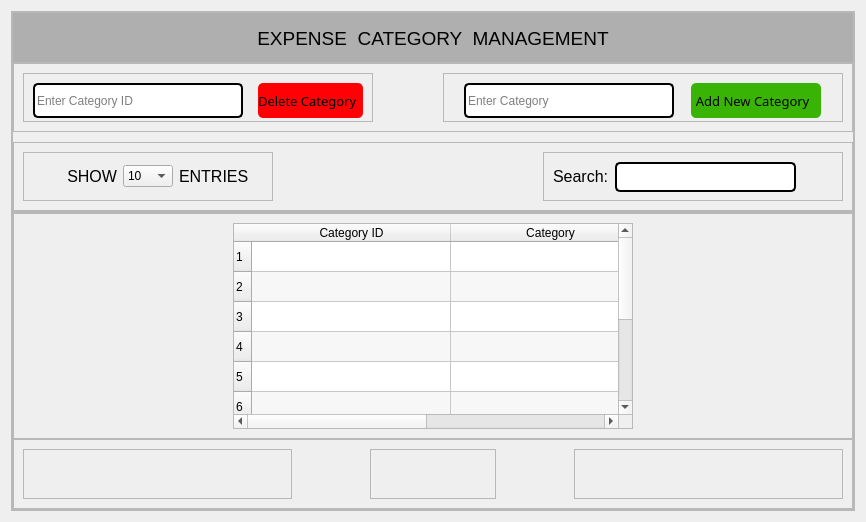
                  <widget class="QWidget" name="pageExpenseCategory">
                   <layout class="QVBoxLayout" name="verticalLayout_75">
                    <item>
                     <widget class="QFrame" name="frame_143">
                      <property name="frameShape">
                       <enum>QFrame::StyledPanel</enum>
                      </property>
                      <property name="frameShadow">
                       <enum>QFrame::Raised</enum>
                      </property>
                      <layout class="QVBoxLayout" name="verticalLayout_71">
                       <property name="spacing">
                        <number>0</number>
                       </property>
                       <property name="leftMargin">
                        <number>0</number>
                       </property>
                       <property name="topMargin">
                        <number>0</number>
                       </property>
                       <property name="rightMargin">
                        <number>0</number>
                       </property>
                       <property name="bottomMargin">
                        <number>0</number>
                       </property>
                       <item>
                        <widget class="QFrame" name="frame_144">
                         <property name="minimumSize">
                          <size>
                           <width>30</width>
                           <height>30</height>
                          </size>
                         </property>
                         <property name="maximumSize">
                          <size>
                           <width>16777215</width>
                           <height>50</height>
                          </size>
                         </property>
                         <property name="frameShape">
                          <enum>QFrame::StyledPanel</enum>
                         </property>
                         <property name="frameShadow">
                          <enum>QFrame::Raised</enum>
                         </property>
                         <layout class="QVBoxLayout" name="verticalLayout_72">
                          <property name="spacing">
                           <number>0</number>
                          </property>
                          <property name="leftMargin">
                           <number>0</number>
                          </property>
                          <property name="topMargin">
                           <number>0</number>
                          </property>
                          <property name="rightMargin">
                           <number>0</number>
                          </property>
                          <property name="bottomMargin">
                           <number>0</number>
                          </property>
                          <item>
                           <widget class="QLabel" name="label_62">
                            <property name="minimumSize">
                             <size>
                              <width>0</width>
                              <height>50</height>
                             </size>
                            </property>
                            <property name="font">
                             <font>
                              <pointsize>14</pointsize>
                             </font>
                            </property>
                            <property name="styleSheet">
                             <string notr="true">background-color: rgb(175, 175, 175);</string>
                            </property>
                            <property name="text">
                             <string>EXPENSE  CATEGORY  MANAGEMENT</string>
                            </property>
                            <property name="alignment">
                             <set>Qt::AlignCenter</set>
                            </property>
                           </widget>
                          </item>
                         </layout>
                        </widget>
                       </item>
                       <item>
                        <widget class="QFrame" name="frame_145">
                         <property name="minimumSize">
                          <size>
                           <width>0</width>
                           <height>100</height>
                          </size>
                         </property>
                         <property name="maximumSize">
                          <size>
                           <width>16777215</width>
                           <height>150</height>
                          </size>
                         </property>
                         <property name="frameShape">
                          <enum>QFrame::StyledPanel</enum>
                         </property>
                         <property name="frameShadow">
                          <enum>QFrame::Raised</enum>
                         </property>
                         <layout class="QVBoxLayout" name="verticalLayout_73">
                          <property name="spacing">
                           <number>10</number>
                          </property>
                          <property name="leftMargin">
                           <number>0</number>
                          </property>
                          <property name="topMargin">
                           <number>0</number>
                          </property>
                          <property name="rightMargin">
                           <number>0</number>
                          </property>
                          <property name="bottomMargin">
                           <number>0</number>
                          </property>
                          <item>
                           <widget class="QFrame" name="frame_146">
                            <property name="frameShape">
                             <enum>QFrame::StyledPanel</enum>
                            </property>
                            <property name="frameShadow">
                             <enum>QFrame::Raised</enum>
                            </property>
                            <layout class="QHBoxLayout" name="horizontalLayout_55">
                             <property name="spacing">
                              <number>70</number>
                             </property>
                             <item>
                              <widget class="QFrame" name="frame_147">
                               <property name="minimumSize">
                                <size>
                                 <width>350</width>
                                 <height>0</height>
                                </size>
                               </property>
                               <property name="frameShape">
                                <enum>QFrame::StyledPanel</enum>
                               </property>
                               <property name="frameShadow">
                                <enum>QFrame::Raised</enum>
                               </property>
                               <layout class="QHBoxLayout" name="horizontalLayout_56">
                                <property name="spacing">
                                 <number>15</number>
                                </property>
                                <item>
                                 <widget class="QLineEdit" name="led_pageExpenseCategory_DeleteCategory">
                                  <property name="minimumSize">
                                   <size>
                                    <width>170</width>
                                    <height>35</height>
                                   </size>
                                  </property>
                                  <property name="maximumSize">
                                   <size>
                                    <width>210</width>
                                    <height>16777215</height>
                                   </size>
                                  </property>
                                  <property name="styleSheet">
                                   <string notr="true">border: 2px solid black;
border-radius: 5px</string>
                                  </property>
                                  <property name="placeholderText">
                                   <string>Enter Category ID</string>
                                  </property>
                                 </widget>
                                </item>
                                <item>
                                 <widget class="QPushButton" name="btn_pageExpenseCategory_DeleteCategory">
                                  <property name="minimumSize">
                                   <size>
                                    <width>100</width>
                                    <height>35</height>
                                   </size>
                                  </property>
                                  <property name="maximumSize">
                                   <size>
                                    <width>120</width>
                                    <height>16777215</height>
                                   </size>
                                  </property>
                                  <property name="font">
                                   <font>
                                    <family>Franklin Gothic Book</family>
                                    <pointsize>10</pointsize>
                                   </font>
                                  </property>
                                  <property name="cursor">
                                   <cursorShape>PointingHandCursor</cursorShape>
                                  </property>
                                  <property name="styleSheet">
                                   <string notr="true">border-radius:5px;
background-color: rgb(255, 0, 4);</string>
                                  </property>
                                  <property name="text">
                                   <string>Delete Category  </string>
                                  </property>
                                  <property name="icon">
                                   <iconset resource="resources.qrc">
                                    <normaloff>:/icons/icons/delete.png</normaloff>:/icons/icons/delete.png</iconset>
                                  </property>
                                 </widget>
                                </item>
                               </layout>
                              </widget>
                             </item>
                             <item>
                              <widget class="QFrame" name="frame_148">
                               <property name="minimumSize">
                                <size>
                                 <width>400</width>
                                 <height>0</height>
                                </size>
                               </property>
                               <property name="frameShape">
                                <enum>QFrame::StyledPanel</enum>
                               </property>
                               <property name="frameShadow">
                                <enum>QFrame::Raised</enum>
                               </property>
                               <layout class="QHBoxLayout" name="horizontalLayout_57">
                                <item>
                                 <widget class="QLineEdit" name="led_pageCategory_AddCategory_2">
                                  <property name="minimumSize">
                                   <size>
                                    <width>170</width>
                                    <height>35</height>
                                   </size>
                                  </property>
                                  <property name="maximumSize">
                                   <size>
                                    <width>210</width>
                                    <height>16777215</height>
                                   </size>
                                  </property>
                                  <property name="styleSheet">
                                   <string notr="true">border: 2px solid black;
border-radius: 5px</string>
                                  </property>
                                  <property name="placeholderText">
                                   <string>Enter Category</string>
                                  </property>
                                 </widget>
                                </item>
                                <item>
                                 <widget class="QPushButton" name="btn_pageCategory_AddCategory_2">
                                  <property name="minimumSize">
                                   <size>
                                    <width>130</width>
                                    <height>35</height>
                                   </size>
                                  </property>
                                  <property name="maximumSize">
                                   <size>
                                    <width>120</width>
                                    <height>16777215</height>
                                   </size>
                                  </property>
                                  <property name="font">
                                   <font>
                                    <family>Franklin Gothic Book</family>
                                    <pointsize>10</pointsize>
                                   </font>
                                  </property>
                                  <property name="cursor">
                                   <cursorShape>PointingHandCursor</cursorShape>
                                  </property>
                                  <property name="styleSheet">
                                   <string notr="true">border-radius:5px;
background-color: rgb(57, 180, 4);</string>
                                  </property>
                                  <property name="text">
                                   <string>Add New Category  </string>
                                  </property>
                                  <property name="icon">
                                   <iconset resource="resources.qrc">
                                    <normaloff>:/icons/icons/add.png</normaloff>:/icons/icons/add.png</iconset>
                                  </property>
                                 </widget>
                                </item>
                               </layout>
                              </widget>
                             </item>
                            </layout>
                           </widget>
                          </item>
                          <item>
                           <widget class="QFrame" name="frame_149">
                            <property name="styleSheet">
                             <string notr="true"/>
                            </property>
                            <property name="frameShape">
                             <enum>QFrame::StyledPanel</enum>
                            </property>
                            <property name="frameShadow">
                             <enum>QFrame::Raised</enum>
                            </property>
                            <layout class="QHBoxLayout" name="horizontalLayout_58">
                             <item>
                              <widget class="QFrame" name="frame_150">
                               <property name="maximumSize">
                                <size>
                                 <width>250</width>
                                 <height>16777215</height>
                                </size>
                               </property>
                               <property name="frameShape">
                                <enum>QFrame::StyledPanel</enum>
                               </property>
                               <property name="frameShadow">
                                <enum>QFrame::Raised</enum>
                               </property>
                               <layout class="QHBoxLayout" name="horizontalLayout_59">
                                <item>
                                 <widget class="QLabel" name="label_63">
                                  <property name="font">
                                   <font>
                                    <pointsize>12</pointsize>
                                   </font>
                                  </property>
                                  <property name="text">
                                   <string>SHOW</string>
                                  </property>
                                  <property name="alignment">
                                   <set>Qt::AlignRight|Qt::AlignTrailing|Qt::AlignVCenter</set>
                                  </property>
                                 </widget>
                                </item>
                                <item>
                                 <widget class="QComboBox" name="combo_pageIncomeManagement_entries_4">
                                  <property name="maximumSize">
                                   <size>
                                    <width>50</width>
                                    <height>16777215</height>
                                   </size>
                                  </property>
                                  <property name="cursor">
                                   <cursorShape>PointingHandCursor</cursorShape>
                                  </property>
                                  <item>
                                   <property name="text">
                                    <string>10</string>
                                   </property>
                                  </item>
                                  <item>
                                   <property name="text">
                                    <string>15</string>
                                   </property>
                                  </item>
                                  <item>
                                   <property name="text">
                                    <string>20</string>
                                   </property>
                                  </item>
                                  <item>
                                   <property name="text">
                                    <string>30</string>
                                   </property>
                                  </item>
                                  <item>
                                   <property name="text">
                                    <string>50</string>
                                   </property>
                                  </item>
                                  <item>
                                   <property name="text">
                                    <string>100</string>
                                   </property>
                                  </item>
                                 </widget>
                                </item>
                                <item>
                                 <widget class="QLabel" name="label_64">
                                  <property name="font">
                                   <font>
                                    <pointsize>12</pointsize>
                                   </font>
                                  </property>
                                  <property name="text">
                                   <string>ENTRIES</string>
                                  </property>
                                 </widget>
                                </item>
                               </layout>
                              </widget>
                             </item>
                             <item alignment="Qt::AlignRight">
                              <widget class="QFrame" name="frame_151">
                               <property name="minimumSize">
                                <size>
                                 <width>300</width>
                                 <height>0</height>
                                </size>
                               </property>
                               <property name="frameShape">
                                <enum>QFrame::StyledPanel</enum>
                               </property>
                               <property name="frameShadow">
                                <enum>QFrame::Raised</enum>
                               </property>
                               <layout class="QHBoxLayout" name="horizontalLayout_60">
                                <item>
                                 <widget class="QLabel" name="label_65">
                                  <property name="font">
                                   <font>
                                    <pointsize>12</pointsize>
                                   </font>
                                  </property>
                                  <property name="text">
                                   <string>Search:</string>
                                  </property>
                                 </widget>
                                </item>
                                <item>
                                 <widget class="QLineEdit" name="led_pageCategory_search_2">
                                  <property name="minimumSize">
                                   <size>
                                    <width>0</width>
                                    <height>30</height>
                                   </size>
                                  </property>
                                  <property name="styleSheet">
                                   <string notr="true">border: 2px solid black;
border-radius: 5px</string>
                                  </property>
                                 </widget>
                                </item>
                                <item>
                                 <widget class="QPushButton" name="btn_pageCategory_search_2">
                                  <property name="minimumSize">
                                   <size>
                                    <width>30</width>
                                    <height>30</height>
                                   </size>
                                  </property>
                                  <property name="font">
                                   <font>
                                    <family>Franklin Gothic Book</family>
                                    <pointsize>10</pointsize>
                                   </font>
                                  </property>
                                  <property name="cursor">
                                   <cursorShape>PointingHandCursor</cursorShape>
                                  </property>
                                  <property name="styleSheet">
                                   <string notr="true">border-radius:5px;
background-color: rgb(255, 255, 255,0);</string>
                                  </property>
                                  <property name="text">
                                   <string/>
                                  </property>
                                  <property name="icon">
                                   <iconset resource="resources.qrc">
                                    <normaloff>:/icons/icons/search.png</normaloff>:/icons/icons/search.png</iconset>
                                  </property>
                                  <property name="shortcut">
                                   <string>Return</string>
                                  </property>
                                 </widget>
                                </item>
                               </layout>
                              </widget>
                             </item>
                            </layout>
                           </widget>
                          </item>
                         </layout>
                        </widget>
                       </item>
                       <item>
                        <widget class="QFrame" name="frame_152">
                         <property name="minimumSize">
                          <size>
                           <width>0</width>
                           <height>100</height>
                          </size>
                         </property>
                         <property name="maximumSize">
                          <size>
                           <width>16777215</width>
                           <height>1000</height>
                          </size>
                         </property>
                         <property name="frameShape">
                          <enum>QFrame::StyledPanel</enum>
                         </property>
                         <property name="frameShadow">
                          <enum>QFrame::Raised</enum>
                         </property>
                         <layout class="QVBoxLayout" name="verticalLayout_74">
                          <property name="spacing">
                           <number>0</number>
                          </property>
                          <property name="leftMargin">
                           <number>0</number>
                          </property>
                          <property name="topMargin">
                           <number>0</number>
                          </property>
                          <property name="rightMargin">
                           <number>0</number>
                          </property>
                          <property name="bottomMargin">
                           <number>0</number>
                          </property>
                          <item>
                           <widget class="QFrame" name="frame_153">
                            <property name="minimumSize">
                             <size>
                              <width>0</width>
                              <height>226</height>
                             </size>
                            </property>
                            <property name="frameShape">
                             <enum>QFrame::StyledPanel</enum>
                            </property>
                            <property name="frameShadow">
                             <enum>QFrame::Raised</enum>
                            </property>
                            <layout class="QHBoxLayout" name="horizontalLayout_61">
                             <item>
                              <widget class="QTableWidget" name="table_pageCategory_category_2">
                               <property name="maximumSize">
                                <size>
                                 <width>400</width>
                                 <height>16777215</height>
                                </size>
                               </property>
                               <property name="acceptDrops">
                                <bool>false</bool>
                               </property>
                               <property name="autoFillBackground">
                                <bool>false</bool>
                               </property>
                               <property name="alternatingRowColors">
                                <bool>true</bool>
                               </property>
                               <property name="rowCount">
                                <number>10</number>
                               </property>
                               <property name="columnCount">
                                <number>2</number>
                               </property>
                               <attribute name="horizontalHeaderDefaultSectionSize">
                                <number>199</number>
                               </attribute>
                               <row/>
                               <row/>
                               <row/>
                               <row/>
                               <row/>
                               <row/>
                               <row/>
                               <row/>
                               <row/>
                               <row/>
                               <column>
                                <property name="text">
                                 <string>Category ID</string>
                                </property>
                               </column>
                               <column>
                                <property name="text">
                                 <string>Category</string>
                                </property>
                               </column>
                              </widget>
                             </item>
                            </layout>
                           </widget>
                          </item>
                          <item alignment="Qt::AlignBottom">
                           <widget class="QFrame" name="frame_154">
                            <property name="minimumSize">
                             <size>
                              <width>0</width>
                              <height>50</height>
                             </size>
                            </property>
                            <property name="frameShape">
                             <enum>QFrame::StyledPanel</enum>
                            </property>
                            <property name="frameShadow">
                             <enum>QFrame::Raised</enum>
                            </property>
                            <layout class="QHBoxLayout" name="horizontalLayout_62">
                             <item>
                              <widget class="QFrame" name="frame_155">
                               <property name="frameShape">
                                <enum>QFrame::StyledPanel</enum>
                               </property>
                               <property name="frameShadow">
                                <enum>QFrame::Raised</enum>
                               </property>
                              </widget>
                             </item>
                             <item alignment="Qt::AlignHCenter|Qt::AlignVCenter">
                              <widget class="QFrame" name="frame_156">
                               <property name="frameShape">
                                <enum>QFrame::StyledPanel</enum>
                               </property>
                               <property name="frameShadow">
                                <enum>QFrame::Raised</enum>
                               </property>
                               <layout class="QHBoxLayout" name="horizontalLayout_63">
                                <item>
                                 <widget class="QPushButton" name="btn_pageCategory_Previus_2">
                                  <property name="minimumSize">
                                   <size>
                                    <width>50</width>
                                    <height>30</height>
                                   </size>
                                  </property>
                                  <property name="cursor">
                                   <cursorShape>PointingHandCursor</cursorShape>
                                  </property>
                                  <property name="styleSheet">
                                   <string notr="true">border-radius:5px</string>
                                  </property>
                                  <property name="text">
                                   <string/>
                                  </property>
                                  <property name="icon">
                                   <iconset resource="resources.qrc">
                                    <normaloff>:/icons/icons/previous.png</normaloff>:/icons/icons/previous.png</iconset>
                                  </property>
                                 </widget>
                                </item>
                                <item>
                                 <widget class="QPushButton" name="btn_pageCategory_Next_2">
                                  <property name="minimumSize">
                                   <size>
                                    <width>50</width>
                                    <height>30</height>
                                   </size>
                                  </property>
                                  <property name="cursor">
                                   <cursorShape>PointingHandCursor</cursorShape>
                                  </property>
                                  <property name="styleSheet">
                                   <string notr="true">border-radius:5px</string>
                                  </property>
                                  <property name="text">
                                   <string/>
                                  </property>
                                  <property name="icon">
                                   <iconset resource="resources.qrc">
                                    <normaloff>:/icons/icons/next.png</normaloff>:/icons/icons/next.png</iconset>
                                  </property>
                                 </widget>
                                </item>
                               </layout>
                              </widget>
                             </item>
                             <item>
                              <widget class="QFrame" name="frame_157">
                               <property name="frameShape">
                                <enum>QFrame::StyledPanel</enum>
                               </property>
                               <property name="frameShadow">
                                <enum>QFrame::Raised</enum>
                               </property>
                              </widget>
                             </item>
                            </layout>
                           </widget>
                          </item>
                         </layout>
                        </widget>
                       </item>
                      </layout>
                     </widget>
                    </item>
                   </layout>
                  </widget>
